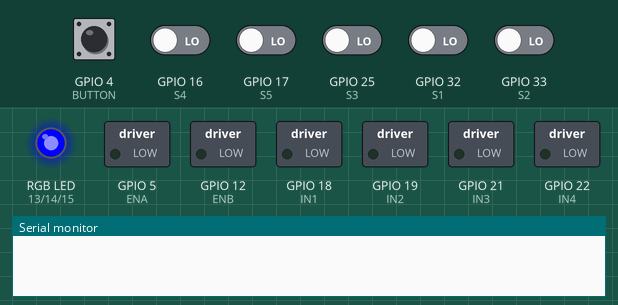
Bench run of a sketch on a simulated ESP32. Parts: switched loads named in the sketch (green lamp = pin HIGH), an RGB LED mixed from three pins (HIGH = lit), the last lines printed to the serial monitor. Inputs (shaded band) come from the test bench; at power-on: GPIO 4 (BUTTON) HIGH, GPIO 16 (S4), GPIO 17 (S5), GPIO 25 (S3), GPIO 32 (S1), GPIO 33 (S2) LOW.

Above: at 1.2 s.
1.3 s: GPIO 4 (BUTTON) pulled LOW for 0.15 s
At 2.5 s:
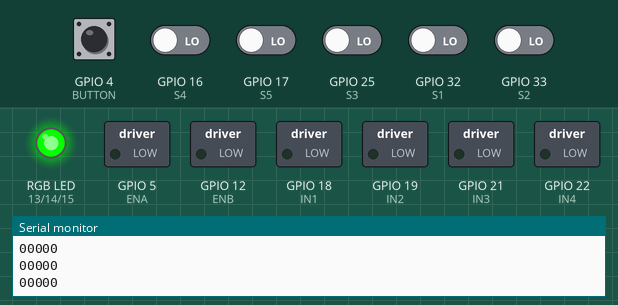
3.0 s: GPIO 16 (S4) driven HIGH
At 3.5 s:
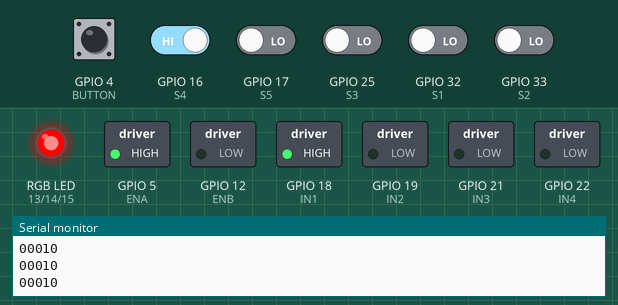
4.5 s: GPIO 32 (S1) driven HIGH
At 4.8 s:
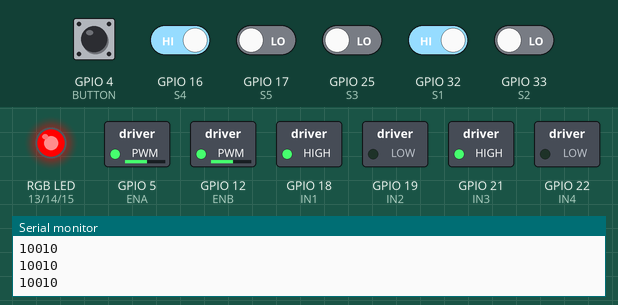
6.0 s: GPIO 16 (S4) driven LOW
At 7.1 s:
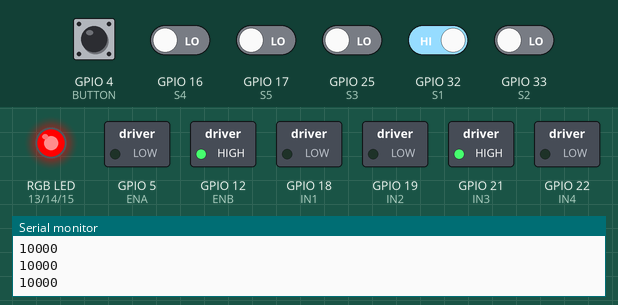
7.5 s: GPIO 32 (S1) driven LOW
At 7.9 s:
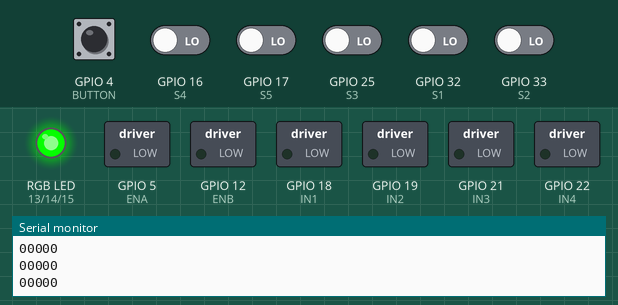
9.0 s: GPIO 17 (S5) driven HIGH
At 9.8 s:
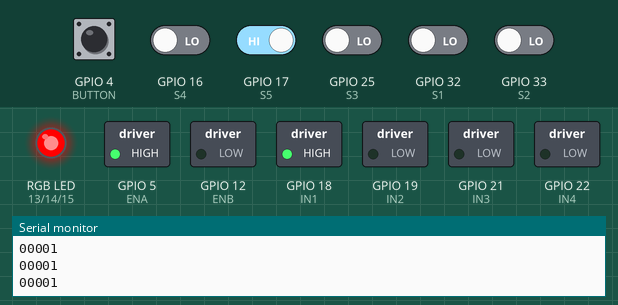
Timing chart, 0 to 11.5 s (numbered marks = the images above; inputs shaded):
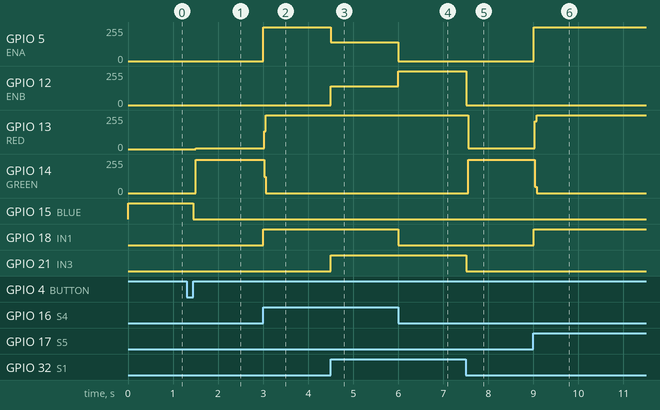

Measured:
- after the input at 1.3 s, GPIO 13 (RED): 0/255 → 6/255 after 0.20 s; GPIO 14 (GREEN): 0/255 → 250/255 after 0.20 s; GPIO 15 (BLUE): HIGH → LOW after 0.15 s
- after the input at 3.0 s, GPIO 5 (ENA): 0/255 → 255/255 at once; GPIO 13 (RED): 6/255 → 255/255 at once; GPIO 14 (GREEN): 250/255 → 0/255 at once; GPIO 18 (IN1): LOW → HIGH at once
- after the input at 4.5 s, GPIO 5 (ENA): 255/255 → 139/255 at once; GPIO 12 (ENB): 0/255 → 139/255 at once; GPIO 21 (IN3): LOW → HIGH at once
- after the input at 6.0 s, GPIO 5 (ENA): 139/255 → 0/255 at once; GPIO 12 (ENB): 139/255 → 255/255 at once; GPIO 18 (IN1): HIGH → LOW at once
- after the input at 7.5 s, GPIO 12 (ENB): 255/255 → 0/255 at once; GPIO 13 (RED): 255/255 → 5/255 after 0.06 s; GPIO 14 (GREEN): 0/255 → 250/255 after 0.06 s; GPIO 21 (IN3): HIGH → LOW at once
- after the input at 9.0 s, GPIO 5 (ENA): 0/255 → 255/255 at once; GPIO 13 (RED): 5/255 → 255/255 at once; GPIO 14 (GREEN): 250/255 → 0/255 at once; GPIO 18 (IN1): LOW → HIGH at once

The sketch:

sketch_jun16b_copy_20260623032136.ino
```cpp
// =========================
// 感測器
// =========================
#define S1 32
#define S2 33
#define S3 25
#define S4 16
#define S5 17

// =========================
// PWM
// =========================
#define ENA 5
#define ENB 12

#define PWM_FREQ 1000
#define PWM_RES 8

// =========================
// 按鈕
// =========================
#define BUTTON 4

// =========================
// 馬達
// =========================
#define IN1 18
#define IN2 19
#define IN3 21
#define IN4 22

// =========================
// RGB
// =========================
#define RED   13
#define GREEN 14
#define BLUE  15

bool started = false;

// =========================
// 速度設定
// =========================
int baseSpeed = 140;
int turnSpeed = 255;

// =========================
// RGB
// =========================
void WAIT()
{
  digitalWrite(RED, LOW);
  digitalWrite(GREEN, LOW);
  digitalWrite(BLUE, HIGH);
}

void AUTO()
{
  digitalWrite(RED, HIGH);
  digitalWrite(GREEN, LOW);
  digitalWrite(BLUE, LOW);
}

void SAFE()
{
  digitalWrite(RED, LOW);
  digitalWrite(GREEN, HIGH);
  digitalWrite(BLUE, LOW);
}

// =========================
// PWM速度
// =========================
void setMotorSpeed(int leftSpeed, int rightSpeed)
{
  ledcWrite(ENA, leftSpeed);
  ledcWrite(ENB, rightSpeed);
}

// =========================
// 馬達控制
// =========================
void stopMotor()
{
  setMotorSpeed(0, 0);

  digitalWrite(IN1, LOW);
  digitalWrite(IN2, LOW);

  digitalWrite(IN3, LOW);
  digitalWrite(IN4, LOW);
}

void forward()
{
  setMotorSpeed(baseSpeed, baseSpeed);

  digitalWrite(IN1, HIGH);
  digitalWrite(IN2, LOW);

  digitalWrite(IN3, HIGH);
  digitalWrite(IN4, LOW);
}

// 線偏左 -> 往右修正
void turnRight()
{
  setMotorSpeed(0, turnSpeed);

  digitalWrite(IN1, LOW);
  digitalWrite(IN2, LOW);

  digitalWrite(IN3, HIGH);
  digitalWrite(IN4, LOW);
}

// 線偏右 -> 往左修正
void turnLeft()
{
  setMotorSpeed(turnSpeed, 0);

  digitalWrite(IN1, HIGH);
  digitalWrite(IN2, LOW);

  digitalWrite(IN3, LOW);
  digitalWrite(IN4, LOW);
}

// =========================
// Setup
// =========================
void setup()
{
  pinMode(S1, INPUT);
  pinMode(S2, INPUT);
  pinMode(S3, INPUT);
  pinMode(S4, INPUT);
  pinMode(S5, INPUT);

  pinMode(BUTTON, INPUT_PULLUP);

  pinMode(IN1, OUTPUT);
  pinMode(IN2, OUTPUT);
  pinMode(IN3, OUTPUT);
  pinMode(IN4, OUTPUT);

  pinMode(RED, OUTPUT);
  pinMode(GREEN, OUTPUT);
  pinMode(BLUE, OUTPUT);

  Serial.begin(115200);

  // ESP32 Core 3.x PWM
  ledcAttach(ENA, PWM_FREQ, PWM_RES);
  ledcAttach(ENB, PWM_FREQ, PWM_RES);

  stopMotor();
  WAIT();
}

// =========================
// Loop
// =========================
void loop()
{
  if (!started)
  {
    WAIT();
    stopMotor();

    if (digitalRead(BUTTON) == LOW)
    {
      delay(50);

      if (digitalRead(BUTTON) == LOW)
      {
        started = true;

        while (digitalRead(BUTTON) == LOW)
        {
          delay(10);
        }
      }
    }

    return;
  }

  AUTO();

  int s1 = digitalRead(S1);
  int s2 = digitalRead(S2);
  int s3 = digitalRead(S3);
  int s4 = digitalRead(S4);
  int s5 = digitalRead(S5);

  Serial.print(s1);
  Serial.print(s2);
  Serial.print(s3);
  Serial.print(s4);
  Serial.println(s5);

  // =========================
  // 中間 -> 前進
  // =========================
  if (
      (s1==0 && s2==0 && s3==1 && s4==0 && s5==0) || //00100
      (s1==0 && s2==1 && s3==1 && s4==1 && s5==0) || //01110
      (s1==1 && s2==1 && s3==1 && s4==1 && s5==1)    //11111
     )
  {
    forward();
  }

  // =========================
  // 線偏左
  // =========================
  else if (
      (s1==1 && s2==0 && s3==0 && s4==0 && s5==0) ||
      (s1==1 && s2==1 && s3==0 && s4==0 && s5==0) ||
      (s1==0 && s2==1 && s3==0 && s4==0 && s5==0) ||
      (s1==0 && s2==1 && s3==1 && s4==0 && s5==0) ||
      (s1==1 && s2==1 && s3==1 && s4==0 && s5==0)
     )
  {
    turnRight();
  }

  // =========================
  // 線偏右
  // =========================
  else if (
      (s1==0 && s2==0 && s3==0 && s4==0 && s5==1) ||
      (s1==0 && s2==0 && s3==0 && s4==1 && s5==1) ||
      (s1==0 && s2==0 && s3==0 && s4==1 && s5==0) ||
      (s1==0 && s2==0 && s3==1 && s4==1 && s5==0) ||
      (s1==0 && s2==0 && s3==1 && s4==1 && s5==1)
     )
  {
    turnLeft();
  }

  // =========================
  // 全白
  // =========================
  else if (
      s1==0 &&
      s2==0 &&
      s3==0 &&
      s4==0 &&
      s5==0
     )
  {
    stopMotor();
    SAFE();
  }

  else
  {
    forward();
  }

  delay(5);
}
```
